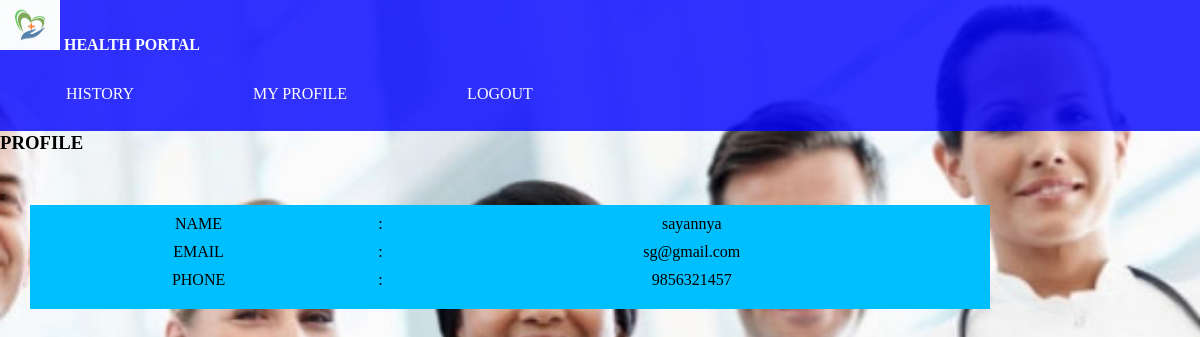
The page /profile.php (signed in) on the database its author committed.
### tables this page shows
CREATE TABLE `reg_tbl` (
  `userid` int(4) NOT NULL,
  `username` varchar(50) NOT NULL,
  `usermail` varchar(50) NOT NULL,
  `userphn` varchar(10) NOT NULL,
  `userpassword` varchar(50) NOT NULL
);

### profile.php (the view, shortened to what this page needs)
<html>
<?php
include("config.php");
$userid=$_SESSION['userid'];
?>
	<head>
		<link rel="stylesheet" type="text/css" href="style.css"/>
		<?php
		$sql1="select * from reg_tbl where userid='$userid'";
		$rs1=mysqli_query($con,$sql1);
		$d1=mysqli_fetch_array($rs1);
		?>
	</head>
	<body>
		<?php include "header2.php" ?>
			<h3>PROFILE</h3>
			<table cellspacing="10">
			<tr>
			<td> NAME</td>
			<td>:</td>
			<td><?php echo $d1['username'];?></td>
			</tr>
			<tr>
			<td>EMAIL</td>
			<td>:</td>
			<td><?php echo $d1['usermail'];?></td>
			</tr>
			<tr>
			<td>PHONE</td>
			<td>:</td>
			<td><?php echo $d1['userphn'];?></td>
			</tr>
  </table>
	</body>
</html>

### style.css (style rules this page uses)
* { margin:0; padding:0; }
body { background-image:url(images/doctor.jpg); background-size:cover; }
body { font-family:verdana; font:size:20px; margin:0; line-height:24px; }
table { background-color: deepskyblue; margin-top:50px; color: black; table-layout:auto; margin-left:30px; width:80%; text-align:center; }

### profile.php (style rules this page uses)
body { background-image:url(admin/uploadpics/CHORDS-slideshow.jpg); background-repeat: no-repeat; background-size: cover; background-position:center; margin:0; font:size:20px; line-height:24px; }

### rows shown on the page
reg_tbl: username "sayannya", usermail "sg@gmail.com", userphn "9856321457"
